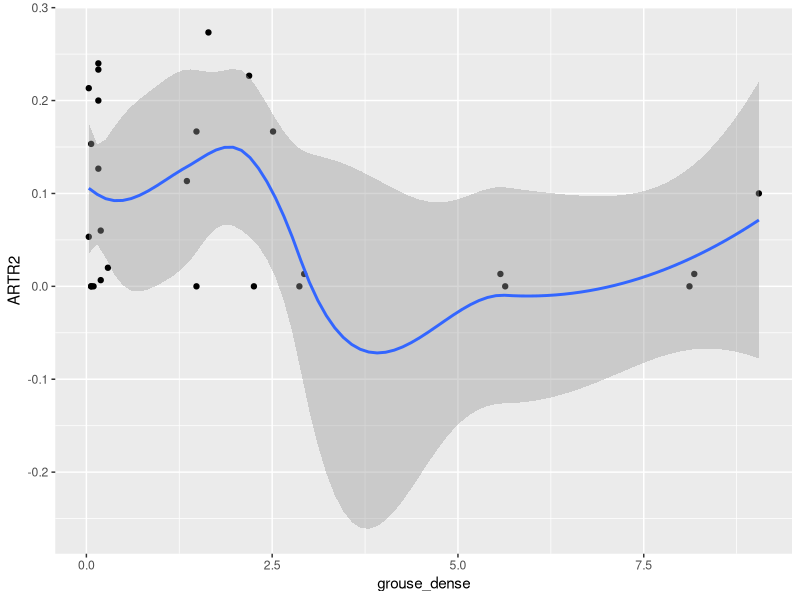
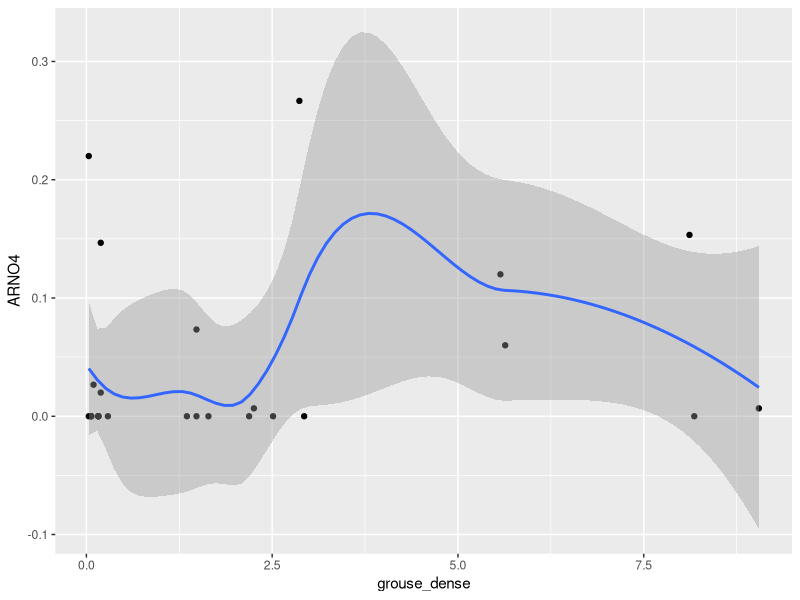
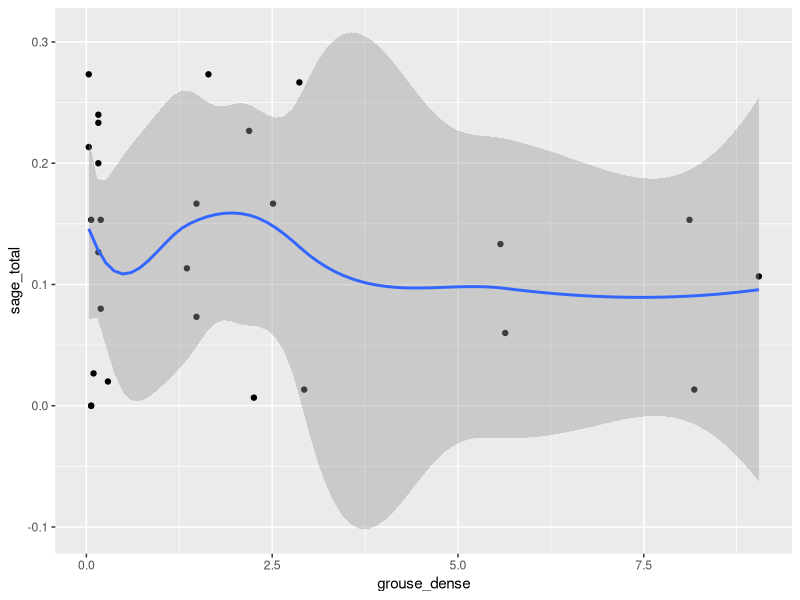

These figures' R source, in order:
## ---- chunk 1
knitr::opts_chunk$set(echo = TRUE)
## ---- chunk 2
library(tidyverse)
## ---- chunk 3
(data<-read_csv("data/lpi_2015_to_2017_join_gps_density.txt"))
## ---- chunk 4
sage_subset<-data%>%
  select(PlotID:PlotKey, ARNO4, ARTR2, RASTERVALU)%>%
  rename(grouse_dense=RASTERVALU)%>%
  filter(grouse_dense>0)%>%
  mutate(sage_total=ARNO4+ARTR2)
## ---- chunk 5
ggplot(sage_subset, aes(x=grouse_dense, y=ARTR2))+
  geom_point()+
  geom_smooth()
## ---- chunk 6
ggplot(sage_subset, aes(x=grouse_dense, y=ARNO4))+
  geom_point()+
  geom_smooth()

## ---- chunk 7
sage_subset
ggplot(sage_subset, aes(x=grouse_dense, y=sage_total))+
  geom_point()+
  geom_smooth()
